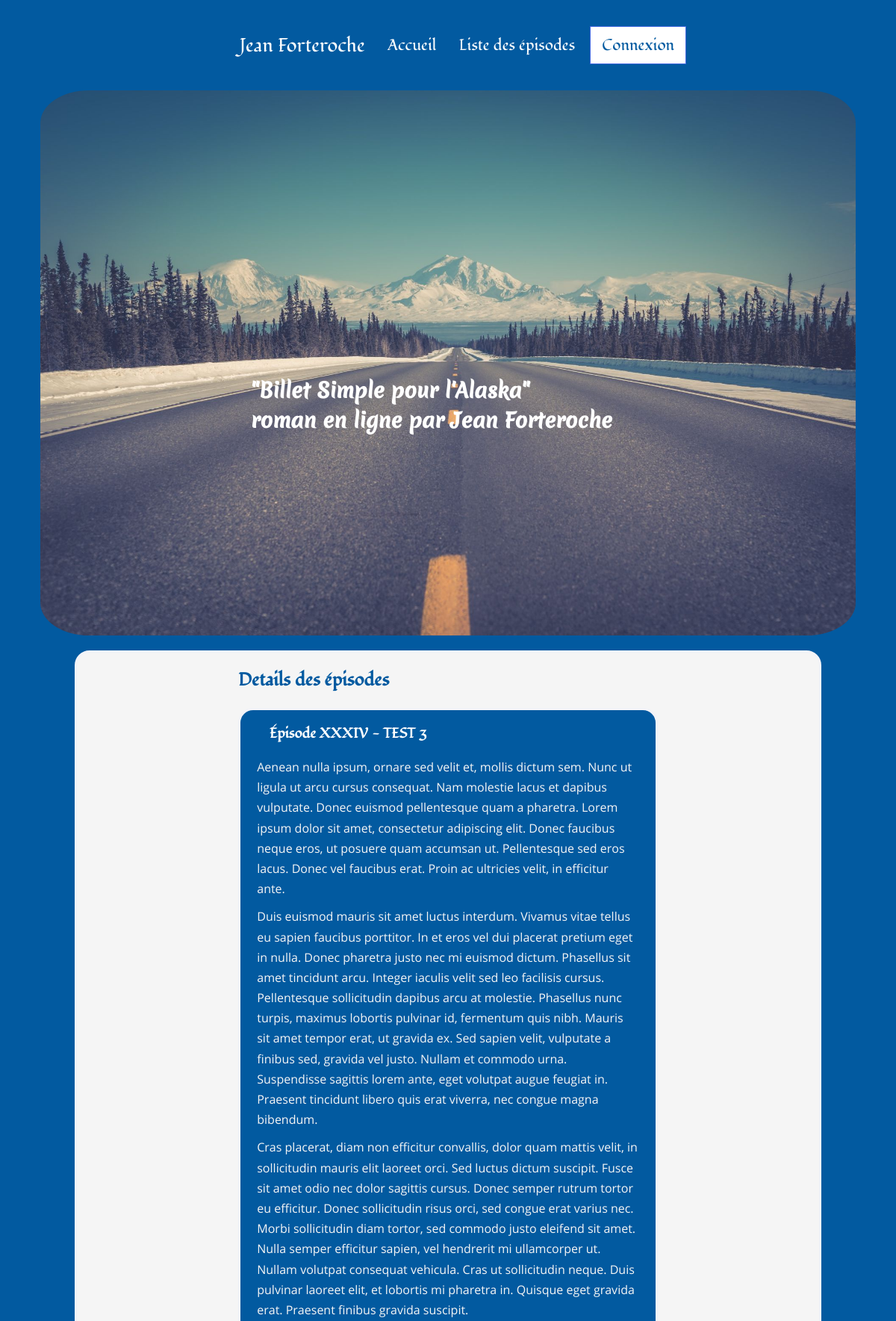
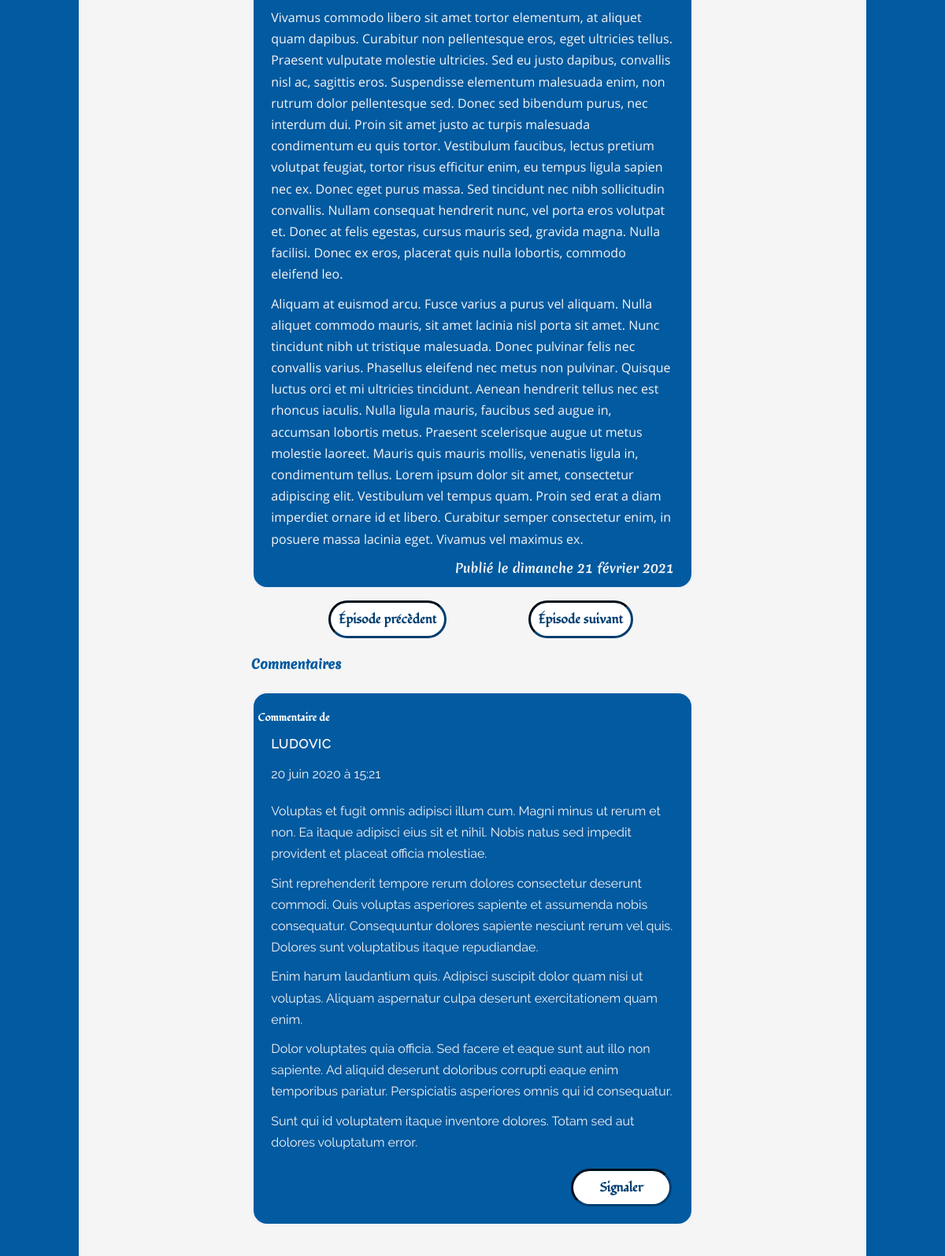
The page /index.php?action=detailOfPost&id=34 (upper part) on the database its author committed (2 pictures, top to bottom).
### tables this page shows
CREATE TABLE IF NOT EXISTS `Posts` (
  `id` int(11) NOT NULL AUTO_INCREMENT,
  `chapter` SMALLINT(1) UNSIGNED NOT NULL,
  `page` SMALLINT(1) UNSIGNED NOT NULL,
  `title` varchar(255) NOT NULL,
  `introduction` text NOT NULL,
  `content` text NOT NULL,
  `author` varchar(255) NOT NULL,
  `post_date` datetime NOT NULL,
  PRIMARY KEY (`id`)
);

CREATE TABLE IF NOT EXISTS `Comments` (
  `id` int(11) NOT NULL AUTO_INCREMENT,
  `pseudo` varchar(255) NOT NULL,
  `comment` text NOT NULL,
  `comment_date` datetime NOT NULL,
  `post_id` int(11) NOT NULL,
  `report` int(3) NOT NULL DEFAULT 0,
  PRIMARY KEY (`id`),
  CONSTRAINT `fk_posts_id` FOREIGN KEY (`post_id`) REFERENCES `Posts`(`id`) ON DELETE CASCADE
);

### src/View/View.php (called while the page is built, shortened)
<?php
class View
{
    public function render(array $data): void
    {
        require_once "..\\templates\\frontoffice\\${data['template']}.html.php";
        require_once '..\templates\frontoffice\layout.html.php';
    }
}

### public/index.php (called while the page is built, shortened)
<?php
$router = new Router();
$router->run();

### src/Model/PostManager.php (called while the page is built, shortened)
<?php
class PostManager
{
    private $database;
    public function __construct(Database $database)
    {
        $this->database = $database->getPdo();
    }
    public function getPost(int $postId): ?array
    {
        $request = $this->database->prepare('SET lc_time_names = \'fr_FR\';');
        $request->execute();
        $request = $this->database->prepare('SELECT id, chapter, title, content, CONCAT_WS(\' \', \'le\', DAYNAME(post_date), DAY(post_date), MONTHNAME(post_date), YEAR(post_date)) AS post_date_fr FROM Posts WHERE id=:id');
		$request->execute(['id' => $postId]);
		return $request->fetch();
    }
}

### src/Service/Database.php (called while the page is built, shortened)
<?php
class Database
{
    private $database;
    public function __construct()
    {
        $this->database = new \PDO('mysql:host=localhost;dbname=openclassrooms_project4;port=3306;charset=utf8mb4', 'root', 'vFaGsjLk8WpkQtxYJ8XZXAf690shjBzW', [
            \PDO::ATTR_ERRMODE => \PDO::ERRMODE_EXCEPTION,
            \PDO::ATTR_DEFAULT_FETCH_MODE => \PDO::FETCH_ASSOC
        ]);
    }
    public function getPdo(): \PDO
    {
        return $this->database;
    }
}

### src/Model/commentManager.php (called while the page is built, shortened)
<?php
class CommentManager
{
    private $database;
    public function __construct(Database $database)
    {
        $this->database = $database->getPdo();
    }
    public function getComments(int $postId, int $start, int $limit): ?array
    {
        $request = $this->database->prepare('SET lc_time_names = \'fr_FR\';');
        $request->execute();
        $request = $this->database->prepare('SELECT id, pseudo, comment, DATE_FORMAT(comment_date, \'%e %M %Y à %H:%i\') AS comment_date_fr, post_id, report FROM Comments WHERE post_id=:post_id ORDER BY comment_date DESC LIMIT :start, :limit');
        $request->bindValue(':post_id', $postId, \PDO::PARAM_INT);
        $request->bindValue(':start', $start, \PDO::PARAM_INT);
        $request->bindValue(':limit', $limit, \PDO::PARAM_INT);
        $request->execute();
        return $request->fetchAll();
    }
}

### templates/frontoffice/detailofpost.html.php (the view, shortened to what this page needs)
<section class="sectionDisplayEpisode">
    <h2>Details des épisodes</h2>
    <article>
        <h3>Épisode <?=$data['post']['title']?></h3>
        <?=$data['post']['content']?>
        <p class="pCreatedAt">Publié <?=$data['post']['post_date_fr']?></p>
    </article>
    <?php if ($data['previouspost'] !== null): ?>
        <a href="index.php?action=detailOfPost&amp;id=<?=$data['previouspost']?>" class="linkPreviousPost">Épisode précèdent</a>
    <?php endif ?>
    <?php if ($data['nextpost'] !== null): ?>
        <a href="index.php?action=detailOfPost&amp;id=<?=$data['nextpost']?>" class="linkNextPost">Épisode suivant</a>
    <?php endif ?>
</section>
<section class="sectionDisplayComments">
    <h4 class="sectionH4TitleComments">Commentaires</h4>
    <?php foreach($data['allcomment'] as $post): ?>
    <article>
        <?php if ((int)$post['report']===1): ?>
            <h5>Commentaire de </h5>
            <p class="pPseudoComments"><?=$post['pseudo']?></p>
            <p class="pDateComments"><?=$post['comment_date_fr']?> </p>
            <p>Ce commentaire a été signalé</p>
        <?php else: ?>
            <h5>Commentaire de </h5>
            <p class="pPseudoComments"><?=$post['pseudo']?></p>
            <p class="pDateComments"><?=$post['comment_date_fr']?> </p>
            <p><?=$post['comment']?><p>
            <div class="buttonReport">
                <a href="index.php?action=report&amp;commentid=<?=$post['id']?>&amp;id=<?=$post['post_id']?>" class="linkToTheReportOfThePostComment">Signaler</a>
            </div>
        <?php endif ?>
    </article>
    <?php endforeach; ?>
</section>

### public/css/style.css (style rules this page uses)
html { font-size: 100%; font-family: 'merienda_oneregular', Arial, sans-serif, serif; font-weight: 400; color: #FFF; box-sizing: border-box; }
*, *::before, *::after { box-sizing: inherit; }
html, body { margin:0; padding:0; }
body { font-size: 1rem; background-color: #025AA0; display: flex; flex-direction: column; align-items: center; }
a { color: white; text-decoration: none; }
section h2 { font-family: 'fondamentoregular', Arial, sans-serif, serif; }
article { display: flex; flex-direction: column; margin-top: 20px; color: whitesmoke; border: 3px solid rgb(242, 243, 248); border-radius: 20px; background-color: #025AA0; }
article:last-child { margin-bottom: 20px; }
article h3, article h4, article h5 { color: #FFF; padding-left: 7%; font-family: 'fondamentoregular', Arial, sans-serif, serif; }
article h5 { margin-bottom: 0; padding-left: 1%; }
p { line-height: 1.7; padding: 0 4%; margin-top: 0; margin-bottom: 10px; font-family: 'open_sansregular'; }
.pCreatedAt { font-family: 'merienda_oneregular', Arial, sans-serif, serif; text-align: end; }
.sectionDisplayComments p { font-family: 'ralewayregular','open_sansregular', sans-serif; }
.pPseudoComments { text-transform: uppercase; letter-spacing: 1px; margin-top: 11px; margin-bottom: 11px; font-weight: 600; }
.pDateComments { color: #F5F5F5; }
.buttonReport { display:inline-flex; width: 100%; }
.linkToTheRestOfThePost, .linkReadTheEntireEpisode, .inputTypeSubmitPublishComment, .linkToTheReportOfThePostComment { width: 8rem; text-align: center; transition: border 1.3s ease, background-color 1.3s ease, color 0.7s ease; background-color: #FFF; color: #013E70; border: inset #013E70; border-radius: 2em; padding: 10px 10px; font-weight: 600; font-family: 'fondamentoregular', Arial, sans-serif, serif; margin-left: 4.5%; margin-bottom: 4%; align-self: flex-start; }
.linkToTheReportOfThePostComment { margin-left: 72.5%; }
.linkPreviousPost, .linkNextPost { display: inline-flex; text-align: center; transition: border 1.3s ease, background-color 1.3s ease, color 0.7s ease; background-color: #FFF; color: #013E70; border: inset #013E70; border-radius: 2em; padding: 10px 10px; font-weight: 600; font-family: 'fondamentoregular', Arial, sans-serif, serif; margin-top: 2.5%; margin-left: 17.5%; }
@media all and (min-width: 600px) and (min-resolution: 1dppx) { p { width: 556px; } }
@media all and (min-width: 1024px) and (min-resolution: 1dppx) { section h2, .sectionH4TitleComments { color: #025AA0; } }

### rows shown on the page
posts: title "XXXIV - TEST 3", content "Aenean nulla ipsum, ornare sed velit et, mollis dictum sem. Nunc ut ligula ut arcu cursus consequat. Nam molestie lacus et dapibus vulputate. Donec euismod pellentesque quam a pharetra. Lorem ipsum dolor sit amet, consectetur adipiscing elit. Donec faucibus neque eros, ut posuere quam accumsan ut. Pellentesque sed eros lacus. Donec vel faucibus erat. Proin ac ultricies velit, in efficitur ante. Duis euismod mauris sit amet luctus interdum. Vivamus vitae tellus eu sapien faucibus porttitor. In et eros vel dui placerat pretium eget in nulla. Donec pharetra justo nec mi euismod dictum. Phasellus sit amet tincidunt arcu. Integer iaculis velit sed leo facilisis cursus. Pellentesque sollicitudin…"
comments: pseudo "LUDOVIC", comment_date_fr "20 juin 2020 à 15:21", comment "Voluptas et fugit omnis adipisci illum cum. Magni minus ut rerum et non. Ea itaque adipisci eius sit et nihil. Nobis natus sed impedit provident et placeat officia molestiae. Sint reprehenderit tempore rerum dolores consectetur deserunt commodi. Quis voluptas asperiores sapiente et assumenda nobis consequatur. Consequuntur dolores sapiente nesciunt rerum vel quis. Dolores sunt voluptatibus itaque repudiandae. Enim harum laudantium quis. Adipisci suscipit dolor quam nisi ut voluptas. Aliquam aspernatur culpa deserunt exercitationem quam enim. Dolor voluptates quia officia. Sed facere et eaque sunt aut illo non sapiente. Ad aliquid deserunt doloribus corrupti eaque enim temporibus pariatur.…"

### other values the page prints
$data['post']['post_date_fr'] "le dimanche 21 février 2021"
